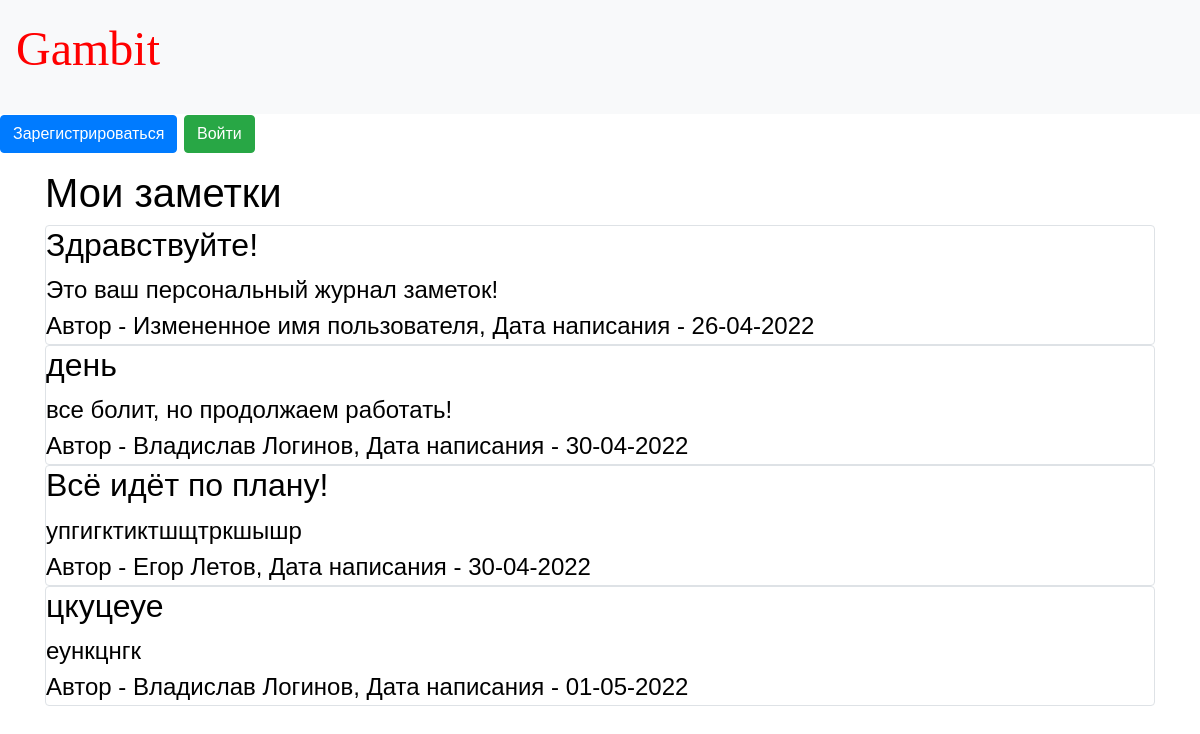
Before: / with the older database file.
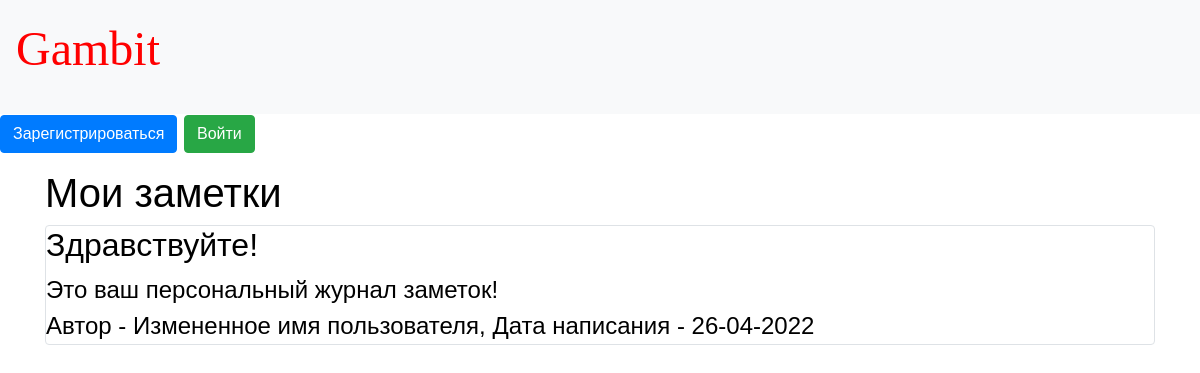
After: the same page with the newer database file.
### data/news.py (models this page shows)
class News(SqlAlchemyBase):
    __tablename__ = 'news'
    id = sqlalchemy.Column(sqlalchemy.Integer,
                           primary_key=True, autoincrement=True)
    title = sqlalchemy.Column(sqlalchemy.String, nullable=True)
    content = sqlalchemy.Column(sqlalchemy.String, nullable=True)
    created_date = sqlalchemy.Column(sqlalchemy.DateTime,
                                     default=datetime.datetime.now)
    is_private = sqlalchemy.Column(sqlalchemy.Boolean, default=True)
    user_id = sqlalchemy.Column(sqlalchemy.Integer,
                                sqlalchemy.ForeignKey("users.id"))
    user = orm.relation('User')

### data/users.py (models this page shows, shortened)
class User(SqlAlchemyBase, UserMixin):
    __tablename__ = 'users'
    id = sqlalchemy.Column(sqlalchemy.Integer,
                           primary_key=True, autoincrement=True)
    name = sqlalchemy.Column(sqlalchemy.String, nullable=True)
    about = sqlalchemy.Column(sqlalchemy.String, nullable=True)
    email = sqlalchemy.Column(sqlalchemy.String,
                              index=True, unique=True, nullable=True)
    hashed_password = sqlalchemy.Column(sqlalchemy.String, nullable=True)
    created_date = sqlalchemy.Column(sqlalchemy.DateTime,
                                     default=datetime.datetime.now)
    news = orm.relation("News", back_populates='user')

### main.py (the view)
@app.route("/")
def index():
    db_sess = db_session.create_session()
    if current_user.is_authenticated:
        news = db_sess.query(News).filter(
            (News.user == current_user) | (News.is_private != True))
    else:
        news = db_sess.query(News).filter(News.is_private != True)
    return render_template("index.html", news=news)

### data/db_session.py (called while the page is built)
def create_session() -> Session:
    global __factory
    return __factory()

### templates/index.html (shortened to what this page needs)
{% extends "base.html" %}
{% block content %}
<h1>Мои заметки</h1>
{% for item in news%}
<div class="col-md6 border rounded">
    <h2>{{item.title}}</h2>
    <div>
        {{item.content}}
    </div>
    <div>
        Автор - {{item.user.name}}, Дата написания - {{item.created_date.strftime('%d-%m-%Y')}}
    </div>
</div>
{% endfor %}
{% endblock %}

### templates/base.html (shortened to what this page needs)
<!doctype html>
<html lang="en">
<head>
    <link rel="stylesheet"
          href="https://stackpath.bootstrapcdn.com/bootstrap/4.4.1/css/bootstrap.min.css"
>
</head>
<body>
<header>
    <nav class="navbar navbar-light bg-light">
        <a class="navbar-brand fg-primary" href="#"><p>
    <font size="7" color="red" face="ALGERIAN"</p>Gambit<p>
    <font size="5" color="black" face="Helvetica"</p> </a>
    </nav>
</header>
{% if current_user.is_authenticated %}
    <a class="navbar-brand" href="/logout">Выход</a>
{% else %}
    <p>
        <a class="btn btn-primary " href="/register">Зарегистрироваться</a>
        <a class="btn btn-success" href="/login">Войти</a>
    </p>
{% endif %}
<main role="main" class="container">
    {% block content %}{% endblock %}
</main>
</body>
</html>

Changed rows visible on the page:
removed News: title "день", content "все болит, но продолжаем работать!", user.name "Владислав Логинов", created_date "30-04-2022"
removed News: title "Всё идёт по плану!", content "упгигктиктшщтркшышр", user.name "Егор Летов", created_date "30-04-2022"
removed News: title "цкуцеуе", content "еункцнгк", user.name "Владислав Логинов", created_date "01-05-2022"
